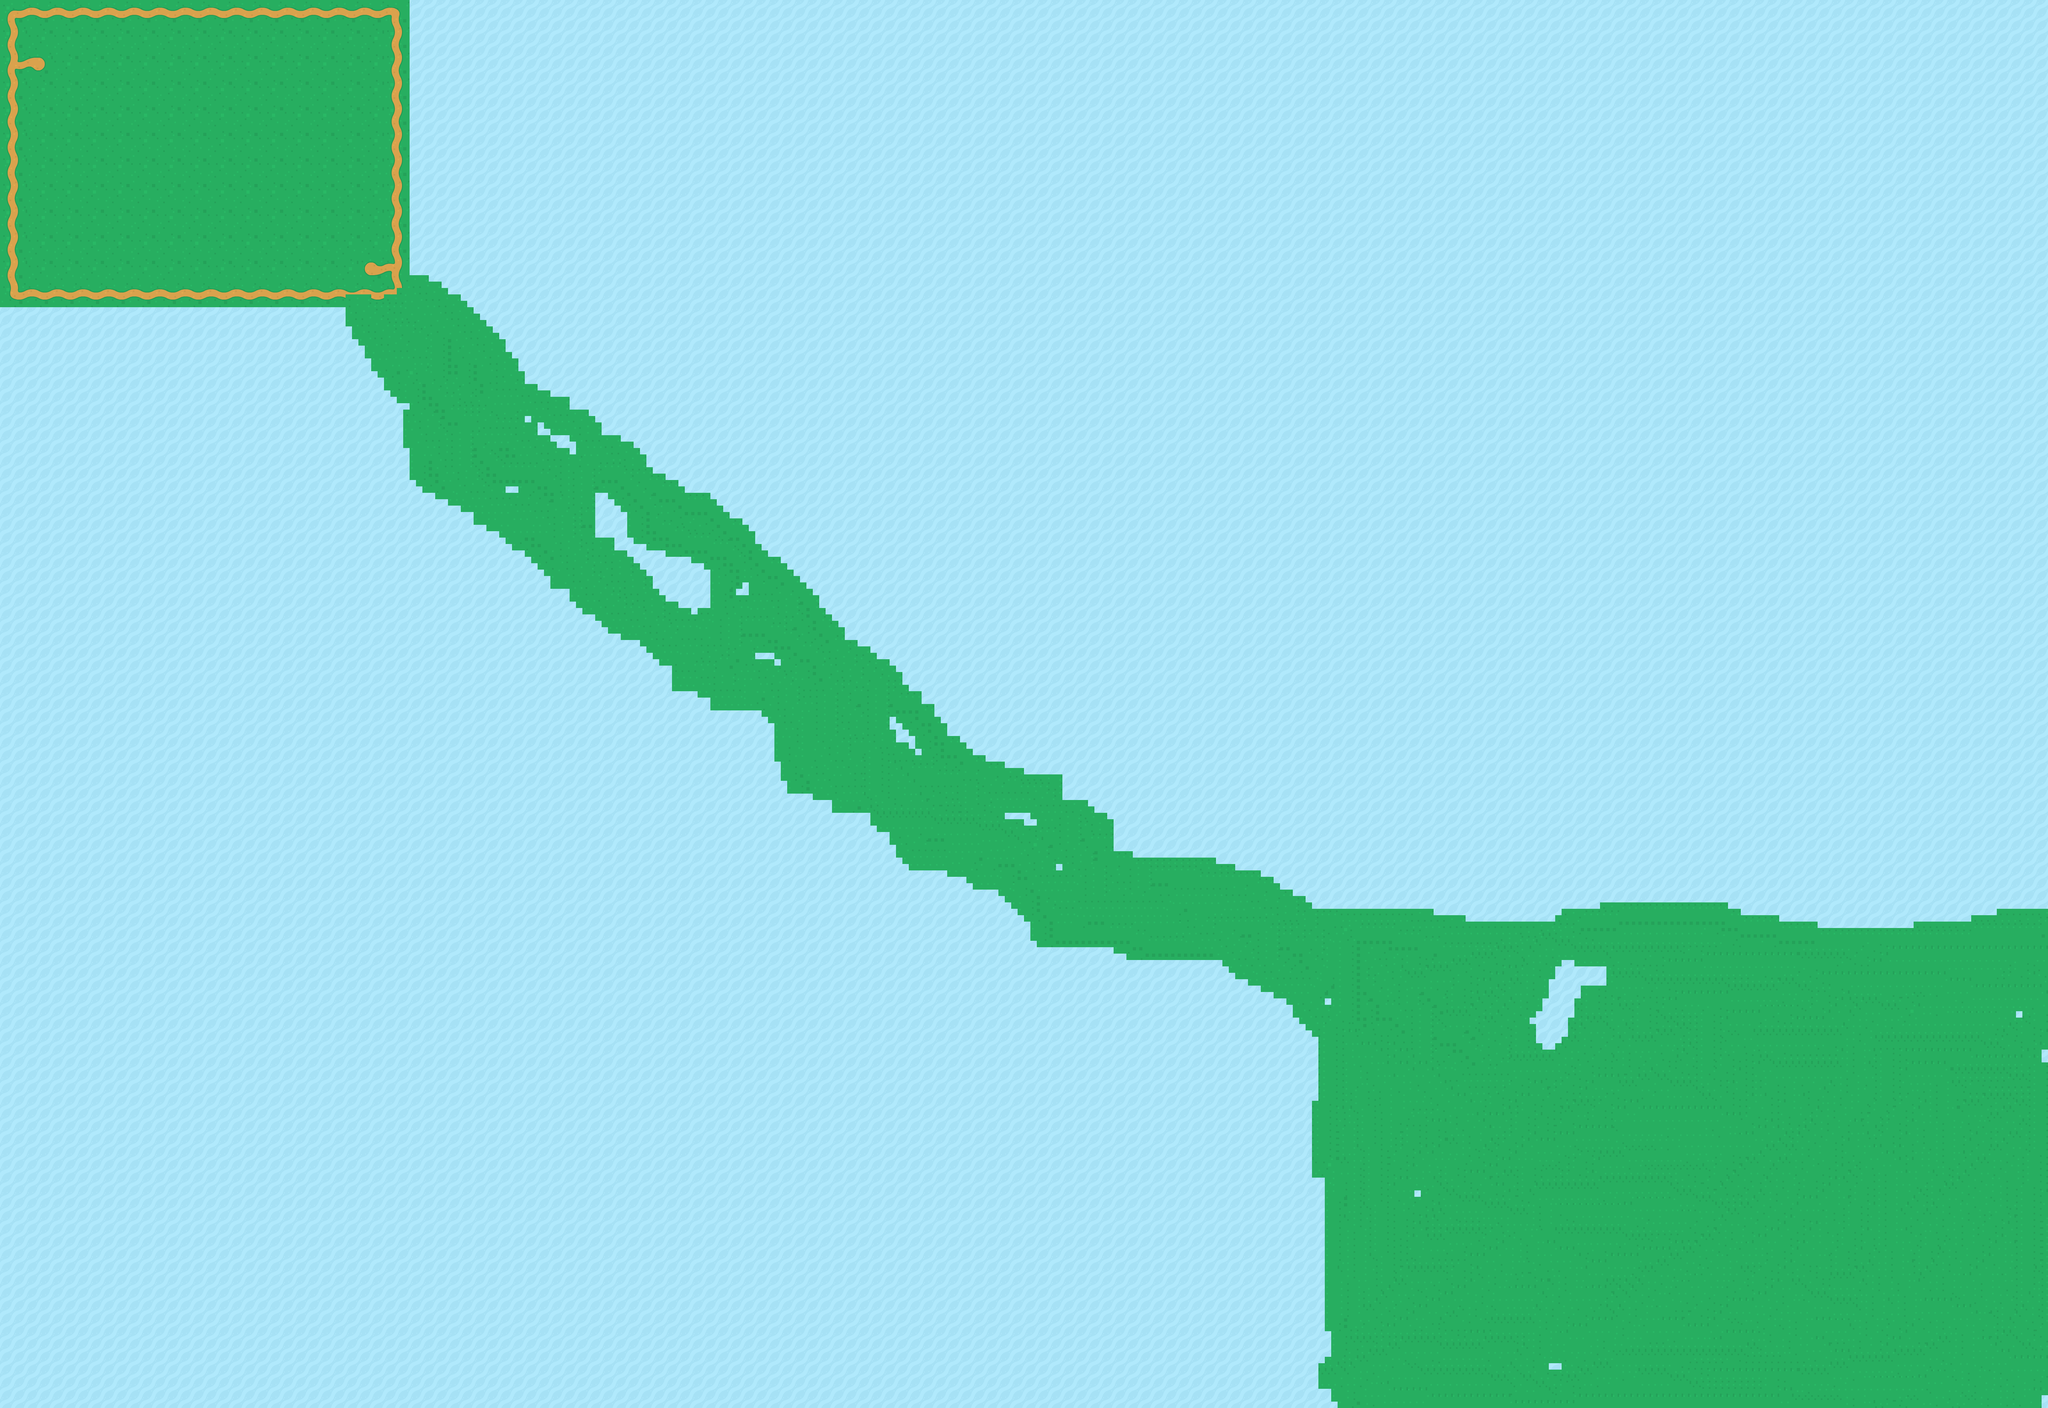

Below is a game level as drawn by its tile map, then a one-line description and the .tmx that defines it (tile-layer data replaced by summaries):
An orthogonal 320x220 tile map with 16x16 px tiles, 3 tile layers (collision, background, foreground) and 16 objects (spawn_top, chaser, build_area, queue).

<map version="1.0" orientation="orthogonal" renderorder="left-up" width="320" height="220" tilewidth="16" tileheight="16" nextobjectid="110">
 <tileset firstgid="1" name="medieval_tilesheet" tilewidth="16" tileheight="16" tilecount="4840" columns="110">
  <image source="../img/map/medieval_tilesheet.png" width="1760" height="704" />
  <terraintypes>
   <terrain name="test" tile="-1" />
  </terraintypes>
  <tile id="111" terrain=",,,0" />
  <tile id="112" terrain=",,0,0" />
  <tile id="113" terrain=",,0,0" />
  <tile id="114" terrain=",,0,0" />
  <tile id="115" terrain=",,0,0" />
  <tile id="116" terrain=",,0," />
  <tile id="221" terrain=",0,,0" />
  <tile id="222" terrain="0,0,0,0" />
  <tile id="223" terrain="0,0,0,0" />
  <tile id="224" terrain="0,0,0,0" />
  <tile id="225" terrain="0,0,0,0" />
  <tile id="226" terrain="0,,0," />
  <tile id="331" terrain=",0,,0" />
  <tile id="332" terrain="0,0,0,0" />
  <tile id="333" terrain="0,0,0,0" />
  <tile id="334" terrain="0,0,0,0" />
  <tile id="335" terrain="0,0,0,0" />
  <tile id="336" terrain="0,,0," />
  <tile id="441" terrain=",0,,0" />
  <tile id="442" terrain="0,0,0,0" />
  <tile id="443" terrain="0,0,0,0" />
  <tile id="444" terrain="0,0,0,0" />
  <tile id="445" terrain="0,0,0,0" />
  <tile id="446" terrain="0,,0," />
  <tile id="550" terrain=",,,0" />
  <tile id="551" terrain=",0,0,0" />
  <tile id="552" terrain="0,0,0,0" />
  <tile id="553" terrain="0,0,0,0" />
  <tile id="554" terrain="0,0,0,0" />
  <tile id="555" terrain="0,0,0,0" />
  <tile id="556" terrain="0,,0," />
  <tile id="660" terrain=",0,," />
  <tile id="661" terrain="0,0,," />
  <tile id="662" terrain="0,0,," />
  <tile id="663" terrain="0,0,," />
  <tile id="664" terrain="0,0,," />
  <tile id="665" terrain="0,0,," />
  <tile id="666" terrain="0,,," />
 </tileset>
 <layer name="collision" width="320" height="220">
  <data>[70400 cells, 0 non-empty, 0 distinct tile ids]</data>
 </layer>
 <layer name="background" width="320" height="220">
  <data>[70400 cells, 70400 non-empty, 196 distinct tile ids]</data>
 </layer>
 <layer name="foreground" width="320" height="220">
  <data>[70400 cells, 0 non-empty, 0 distinct tile ids]</data>
 </layer>
 <objectgroup name="spawns">
  <object id="18" name="spawn_top" x="480" y="396" width="33.3333" height="32" />
  <object id="104" name="chaser" x="272" y="240" width="32" height="32" />
 </objectgroup>
 <objectgroup name="path">
  <object id="39" name="build_area" x="32" y="64" width="800" height="640" />
  <object id="101" name="queue" x="864" y="128" width="96" height="512" />
 </objectgroup>
 <objectgroup name="collision">
  <object id="49" x="1024" y="16">
   <polygon points="0,0 4080,-8 4080,2248 2272,2264 878,1354.5" />
  </object>
  <object id="50" x="1040" y="24">
   <polygon points="0,0 -14,662 863,1348.67" />
  </object>
  <object id="51" x="1960" y="1424">
   <polygon points="6.91667,-17.6458 1216,768 848,712" />
  </object>
  <object id="52" x="8" y="784">
   <polygon points="0,0 0,2736 3296,2728 3280,1944" />
  </object>
  <object id="54" x="1096" y="1272">
   <polygon points="0,0 840,536 832,720 288,584" />
  </object>
  <object id="97" x="1490.91" y="1233.33" width="69.697" height="118.182" />
  <object id="98" x="1560.61" y="1357.58">
   <polygon points="0,0 215.152,48.4848 190.909,181.818 48.4848,96.9697" />
  </object>
  <object id="99" x="2224.24" y="1787.88">
   <polygon points="0,0 87.8788,75.7576 69.697,115.152 -6.06061,45.4545" />
  </object>
  <object id="100" x="845.455" y="787.879">
   <polygon points="0,0 193.939,418.182 345.455,687.879 -836.364,-18.1818" />
  </object>
  <object id="106" x="4592" y="2800">
   <polyline points="0,0 -992,224 -992,-272 -656,-160 -672,-480 -304,-240 0,-464 32,-96" />
  </object>
  <object id="107" x="-96" y="0" width="1120" height="16" />
  <object id="108" x="-64" y="16" width="80" height="752" />
 </objectgroup>
</map>
